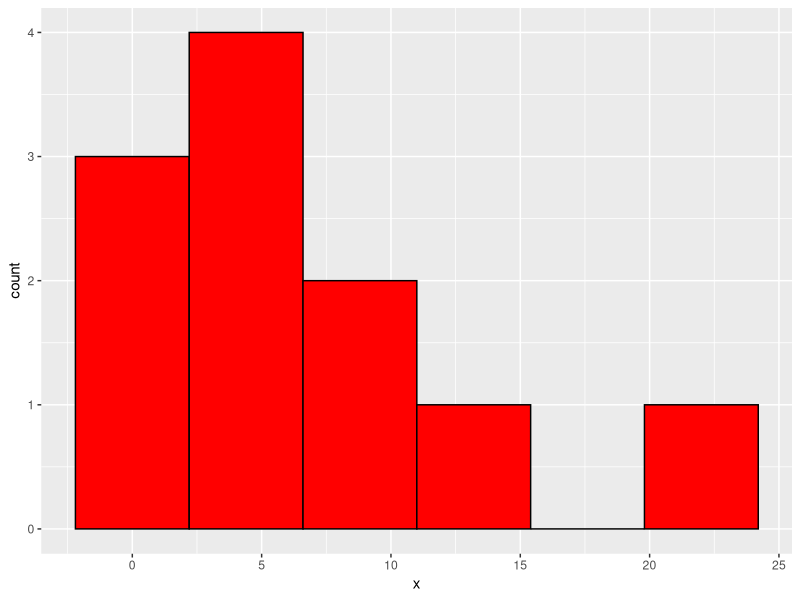
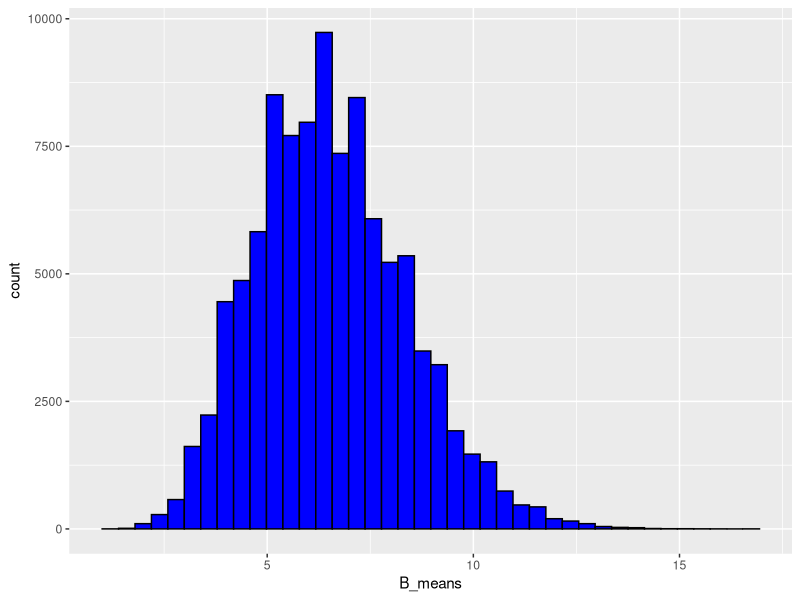
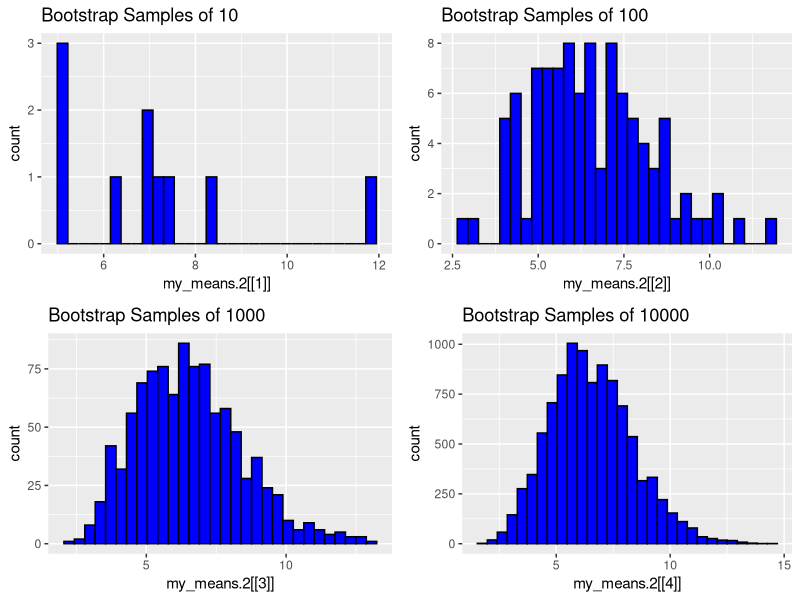

Here is the R script that generated these plots, in order:
## ---- chunk 1
library(ggplot2)
x <- c(3,13,7,5,6,0,2,4,1,22,9)
mean(x)
## ---- chunk 2
ggplot()+
  geom_histogram(aes(x= x), fill = "red", col = "black", bins = 6)
## ---- chunk 3

B <- 100000

B_samples <- replicate(B ,sample(x, replace = TRUE))
dim(B_samples)
B_means <- apply(B_samples,2,mean)

B_means <- sort(B_means)
q<- quantile(B_means, c(.025,.975))
q


## ---- chunk 4
library(ggplot2)

ggplot()+
geom_histogram(aes(x= B_means),fill = "blue", col = "black", bins = 40)
mean(B_means)



## ---- chunk 5
library(ggplot2)
library(gridExtra)

k<- c(10,100,1000,10000)
my_Bootstraps <- list()
my_means.2 <- list()

for (i in 1:4)
  {
my_Bootstraps[[i]] <- replicate(k[i] ,sample(x,replace = TRUE))
my_means.2[[i]] <- apply(my_Bootstraps[[i]],2,mean)

}

a <- ggplot()+
  geom_histogram(aes(x= my_means.2[[1]]), fill = "blue", col = "black", bins = 30)+
  ggtitle("Bootstrap Samples of 10")

b <- ggplot()+
  geom_histogram(aes(x= my_means.2[[2]]), fill = "blue", col = "black", bins = 30)+
  ggtitle("Bootstrap Samples of 100")

c <- ggplot()+
  geom_histogram(aes(x= my_means.2[[3]]), fill = "blue", col = "black", bins = 30)+
  ggtitle("Bootstrap Samples of 1000")

d <- ggplot()+
  geom_histogram(aes(x= my_means.2[[4]]), fill = "blue", col = "black", bins = 30)+
  ggtitle("Bootstrap Samples of 10000")

grid.arrange(a,b,c,d, ncol = 2,nrow = 2)

## ---- chunk 6
library(boot)

f1 <- function(x, id) {mean(x[id])}

boot.out <- boot(x, f1, B)
boot.out

## ---- chunk 7

boot.ci(boot.out, conf = .95, type = c("perc", "bca"))


